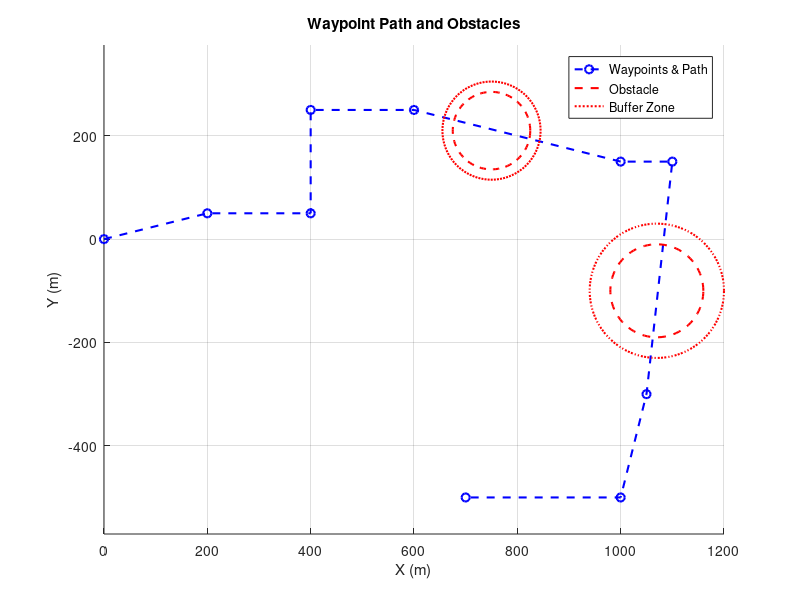
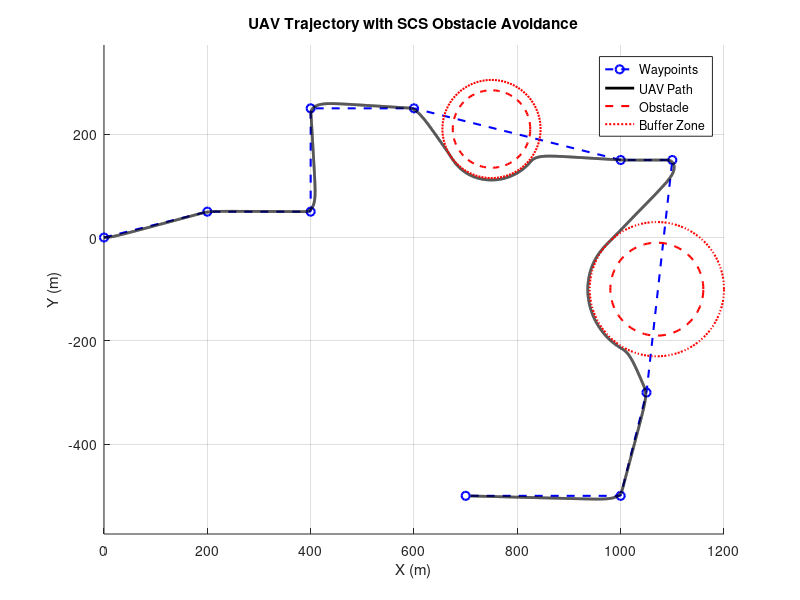
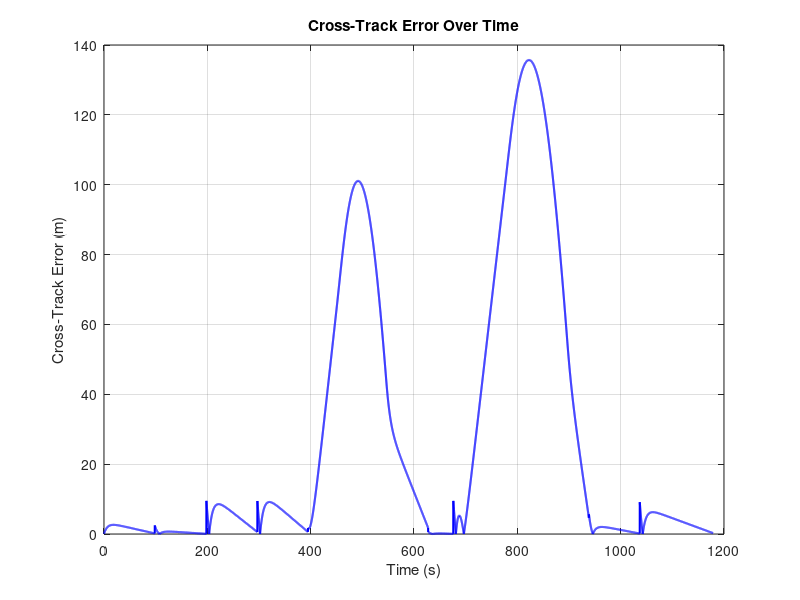
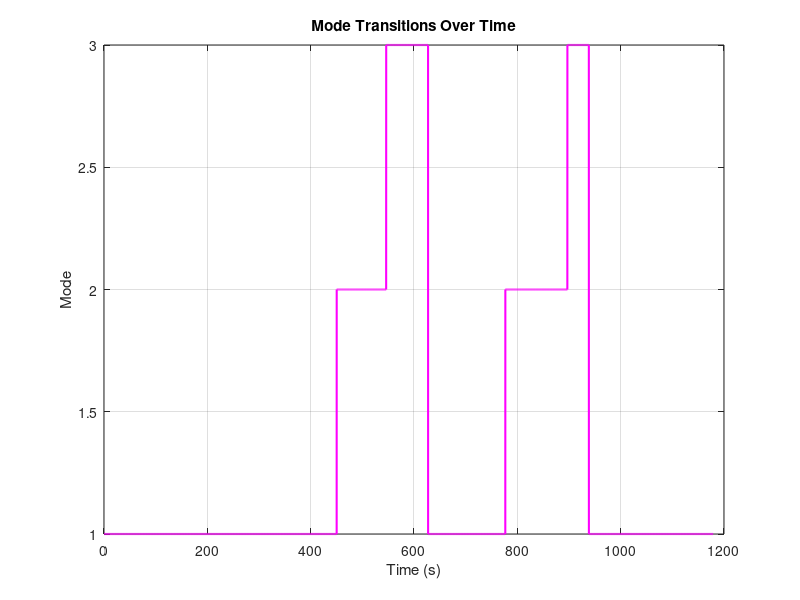

Recreate these plots in MATLAB, in order.
% === SCS UAV Trajectory Simulation with Obstacle-Aware Segment Following ===
clc; clear; close all;

% === Parameters ===
dt = 0.1; T = 1200;
time = 0:dt:T;

% === UAV Parameters ===
max_lat_acc = 6;
L1_default = 40;

% === Waypoints ===
waypoints = [
     0,     0;
   200,    50;
   400,    50;
   400,   250;
   600,   250;
  1000,   150;
  1100,  150;
  1050, -300;
  1000, -500;
   700, -500
];

% === Obstacles ===
obstacles = {
    struct('center', [750, 210], 'radius', 75),
    struct('center', [1070, -100], 'radius', 90)
};
buffer = [20, 40];

% === Static Plot ===
figure; hold on;
plot(waypoints(:,1), waypoints(:,2), 'bo--', 'LineWidth', 1.5);
for i = 1:length(obstacles)
    c = obstacles{i}.center; r = obstacles{i}.radius;
    R = r + buffer(i);
    theta = linspace(0, 2*pi, 100);
    plot(c(1)+r*cos(theta), c(2)+r*sin(theta), 'r--', 'LineWidth', 1.5);
    plot(c(1)+R*cos(theta), c(2)+R*sin(theta), 'r:', 'LineWidth', 1.5);
end
xlabel('X (m)'); ylabel('Y (m)'); axis equal; grid on;
title('Waypoint Path and Obstacles');
legend('Waypoints & Path', 'Obstacle', 'Buffer Zone');

% === Initialization ===
pos = waypoints(1,:); vel = [2.0, 0];
current_seg = 1; mode = 1;
entry_pt = []; exit_pt = [];
angle_traversed = 0; prev_theta = 0;

% === Logging ===
pos_log = []; mode_log = []; ref_log = []; cte_log = []; as_log = [];

% === Simulation Loop ===
for t = time
    if current_seg >= size(waypoints,1)
        break;
    end
    wp_start = waypoints(current_seg,:);
    wp_end = waypoints(current_seg+1,:);
    seg_vec = wp_end - wp_start;
    seg_unit = seg_vec / norm(seg_vec);

    if mode == 1 && isempty(entry_pt)
        for k = 1:length(obstacles)
            c = obstacles{k}.center;
            R = obstacles{k}.radius + buffer(k);
            t_proj = dot(c - wp_start, seg_unit);
            closest_pt = wp_start + t_proj * seg_unit;
            if t_proj >= 0 && t_proj <= norm(seg_vec) && norm(closest_pt - c) < R
                vec_c2start = wp_start - c;
                alpha = acos(R / norm(vec_c2start));
                base_angle = atan2(vec_c2start(2), vec_c2start(1));
                entry_angle = base_angle + alpha - deg2rad(5);
                exit_angle = entry_angle + deg2rad(155);
                entry_pt = c + R * [cos(entry_angle), sin(entry_angle)];
                exit_pt  = c + R * [cos(exit_angle), sin(exit_angle)];
                avoid_center = c; avoid_radius = R;
                mode = 1;
                angle_traversed = 0; prev_theta = atan2(pos(2)-c(2), pos(1)-c(1));
                break;
            end
        end
    end

    switch mode
        case 1
            if isempty(entry_pt)
                target = wp_end;
                if norm(pos - wp_end) < 10
                    current_seg = current_seg + 1;
                    entry_pt = []; exit_pt = [];
                end
            else
                target = entry_pt;
                if norm(pos - entry_pt) < 10
                    mode = 2;
                end
            end

        case 2
            theta = atan2(pos(2)-avoid_center(2), pos(1)-avoid_center(1));
            avoid_vec = [cos(theta), sin(theta)];
            target = avoid_center + avoid_radius * (avoid_vec + 0.3 * [-sin(theta), cos(theta)]);
            dtheta = atan2(sin(theta - prev_theta), cos(theta - prev_theta));
            angle_traversed = angle_traversed + abs(dtheta);
            prev_theta = theta;
            if angle_traversed >= deg2rad(155)
                mode = 3;
            end

        case 3
            target = wp_end;
            if norm(pos - wp_end) < 10
                current_seg = current_seg + 1;
                entry_pt = []; exit_pt = [];
                mode = 1;
            end
    end

    L1_vec = target - pos; V = norm(vel) + 1e-3;
    eta = atan2(vel(1)*L1_vec(2) - vel(2)*L1_vec(1), dot(vel, L1_vec));
    heading_change = acos(dot(seg_unit, vel / norm(vel)));
    if heading_change > deg2rad(60)
        L1 = 25;
    else
        L1 = max(25, 15 + 0.15 * abs(pos(2)));
    end
    cte_weight = min(1, norm(pos - wp_end)/50);
    L1 = max(20, (1 - cte_weight) * 40 + cte_weight * 25);
    a_s = 2 * V^2 / L1 * sin(eta);
    a_s = max(-max_lat_acc, min(max_lat_acc, a_s));
    acc_vec = a_s * [-vel(2), vel(1)] / V;

    vel = vel + acc_vec * dt;
    pos = pos + vel * dt;

    seg_norm = norm(wp_end - wp_start);
    vec_to_pos = pos - wp_start;
    proj_len = dot(vec_to_pos, seg_unit);
    proj_point = wp_start + proj_len * seg_unit;
    if seg_norm > 0
        cte = norm(pos - proj_point);
    else
        cte = 0;
    end

    pos_log(end+1,:) = pos;
    mode_log(end+1) = mode;
    ref_log(end+1,:) = target;
    cte_log(end+1) = cte;
    as_log(end+1) = a_s;
end

% === Final Trajectory Plot ===
figure; hold on;
plot(waypoints(:,1), waypoints(:,2), 'bo--', 'LineWidth', 1.5);
plot(pos_log(:,1), pos_log(:,2), 'k-', 'LineWidth', 2);
for k = 1:length(obstacles)
    c = obstacles{k}.center; r = obstacles{k}.radius;
    R = r + buffer(k); theta = linspace(0, 2*pi, 100);
    plot(c(1)+r*cos(theta), c(2)+r*sin(theta), 'r--', 'LineWidth', 1.5);
    plot(c(1)+R*cos(theta), c(2)+R*sin(theta), 'r:', 'LineWidth', 1.5);
end
xlabel('X (m)'); ylabel('Y (m)'); axis equal; grid on;
title('UAV Trajectory with SCS Obstacle Avoidance');
legend('Waypoints', 'UAV Path', 'Obstacle', 'Buffer Zone');

% === Cross-track Error ===
figure;
plot(time(1:length(cte_log)), cte_log, 'b', 'LineWidth', 1.5);
xlabel('Time (s)'); ylabel('Cross-Track Error (m)');
title('Cross-Track Error Over Time'); grid on;

% === Mode Transitions ===
figure;
plot(time(1:length(mode_log)), mode_log, 'm', 'LineWidth', 1.5);
ylabel('Mode'); xlabel('Time (s)');
title('Mode Transitions Over Time'); grid on;

% === Compute Heading/Curvature & Smooth ===
vel_log = diff(pos_log) / dt; vel_log = [vel_log; vel_log(end,:)];
V_log = sqrt(sum(vel_log.^2, 2));
heading = unwrap(atan2(vel_log(:,2), vel_log(:,1)));
heading_rate = [diff(heading)/dt; 0];
curvature = heading_rate ./ (V_log + 1e-3);
curvature_derivative = [diff(curvature)/dt; 0];

% === Smooth using Curve Fitting Toolbox and Signal Processing ===
try
    % Curve fitting toolbox (spline-based)
    sp_kappa = csaps(time(1:length(curvature)), curvature, 1.0000);
    curvature_csaps = fnval(sp_kappa, time(1:length(curvature)));
    
    sp_dkappa = csaps(time(1:length(curvature_derivative)), curvature_derivative, 1.0000);
    curvature_derivative_csaps = fnval(sp_dkappa, time(1:length(curvature_derivative)));

    sp_as = csaps(time(1:length(as_log)), as_log, 1.0000);
    as_log_csaps = fnval(sp_as, time(1:length(as_log)));

    % Further smoothing using Savitzky-Golay filter (Signal Processing Toolbox)
    window_size = 51; % increase window size for stronger smoothing
    poly_order = 2;  % lower polynomial order to reduce oscillations
    curvature = sgolayfilt(curvature_csaps, poly_order, window_size);
    curvature_derivative = sgolayfilt(curvature_derivative_csaps, poly_order, window_size);
    as_log = sgolayfilt(as_log_csaps, poly_order, window_size);

    % Final layer: Moving average to flatten residuals
    curvature = movmean(curvature, 25);
    curvature_derivative = movmean(curvature_derivative, 25);
    as_log = movmean(as_log, 25);

    warning('Curve Fitting Toolbox required for smoothing. Using raw values.');
end

% === Plot Smoothed Curvature ===
figure;
plot(time(1:length(curvature)), curvature, 'r', 'LineWidth', 1.5);
xlabel('Time (s)'); ylabel('Curvature (1/m)');
title('Smoothed UAV Path Curvature Over Time'); grid on;

figure;
plot(time(1:length(curvature_derivative)), curvature_derivative, 'k', 'LineWidth', 1.5);
xlabel('Time (s)'); ylabel('d(Curvature)/dt (1/m^2)');
title('Smoothed Derivative of Curvature Over Time'); grid on;

figure;
plot(time(1:length(as_log)), as_log, 'g', 'LineWidth', 1.5);
xlabel('Time (s)'); ylabel('Lateral Acceleration a_s (m/s^2)');
title('Smoothed Lateral Acceleration Over Time'); grid on;
